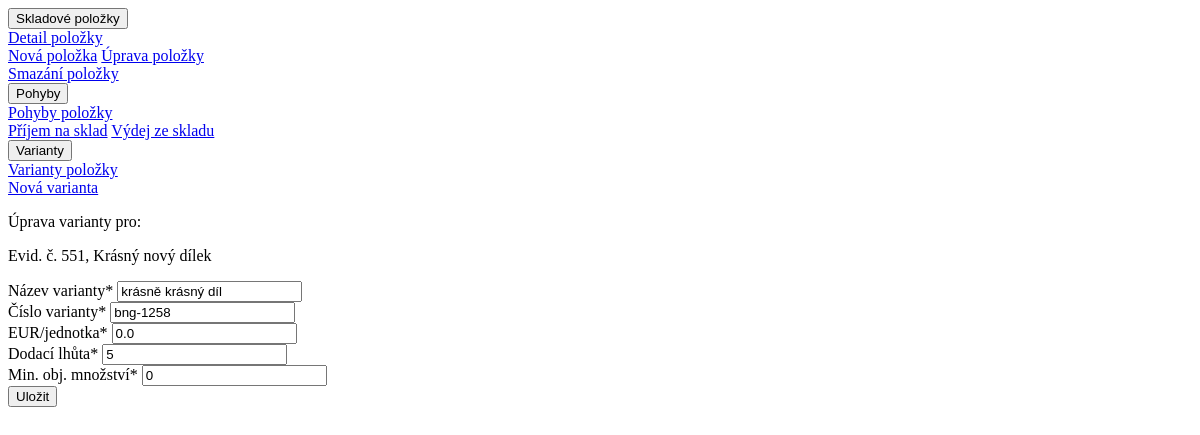
Before: /sklad/507/update_varianty/ (signed in) with the older database file.
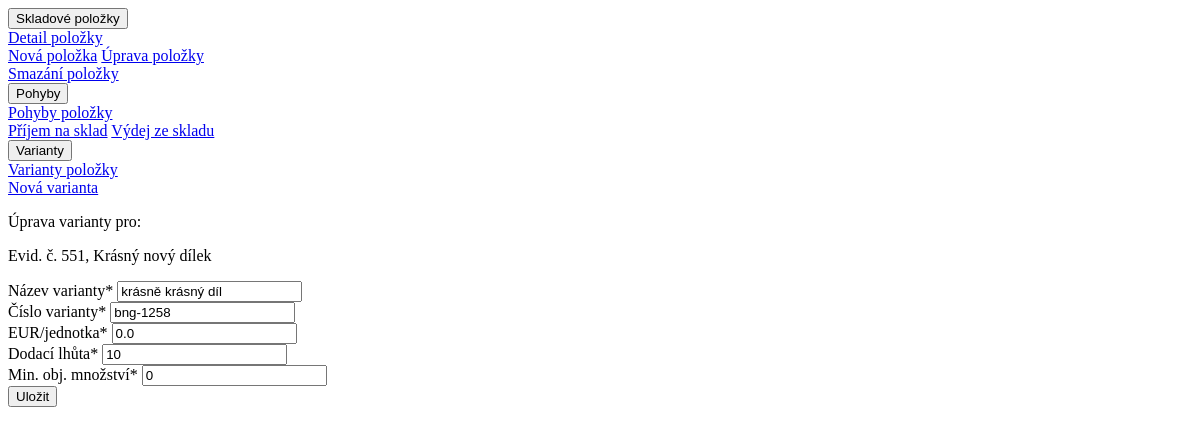
After: the same page with the newer database file.
### hpm_sklad/models.py (models this page shows, shortened)
class Varianty(models.Model):
    class Meta:
        verbose_name_plural = 'Varianty'
        verbose_name = 'Varianta'
    sklad = models.ForeignKey(Sklad, on_delete=models.CASCADE, related_name='varianty_skladu', verbose_name="Skladová položka")
    dodavatel = models.ForeignKey(Dodavatele, on_delete=models.CASCADE, related_name='varianty_dodavatele', verbose_name="Dodavatel")
    nazev_varianty = models.CharField(max_length=255, verbose_name="Název varianty")
    cislo_varianty = models.CharField(max_length=255, null=True, verbose_name="Číslo varianty")
    jednotkova_cena_eur = models.FloatField(default=0.0, validators=[MinValueValidator(0.0)], verbose_name="EUR/jednotka")
    dodaci_lhuta = models.PositiveIntegerField(verbose_name="Dodací lhůta")
    min_obj_mnozstvi = models.PositiveIntegerField(verbose_name="Min. obj. množství")

### hpm_sklad/views.py (the view)
# urls.py: path('sklad/<int:pk>/update_varianty/', views.VariantyUpdateView.as_view(), name='update_varianty'),
class VariantyUpdateView(LoginRequiredMixin, PermissionRequiredMixin, UpdateView):
    model = Varianty
    form_class = VariantyUpdateForm
    template_name = 'hpm_sklad/update_varianty.html'
    success_url = reverse_lazy('sklad')
    permission_required = 'hpm_sklad.update_varianty'
    def get_context_data(self, **kwargs):
        context = super().get_context_data(**kwargs)
        varianta = self.get_object()
        context['skladova_polozka'] = varianta.sklad
        return context

### hpm_sklad/forms.py
class VariantyUpdateForm(forms.ModelForm):
    class Meta:
        model = Varianty
        fields = ["nazev_varianty", "cislo_varianty", "jednotkova_cena_eur", "dodaci_lhuta", "min_obj_mnozstvi", ]
    def __init__(self, *args, **kwargs):
        super(VariantyUpdateForm, self).__init__(*args, **kwargs)
        self.helper = FormHelper(self)
        self.helper.form_class = 'form-grid'
        self.helper.form_method = 'post'
        self.helper.layout = Layout(
            Div(
                Div(*[Field(field) for field in self.Meta.fields], css_class='form-column small'),
                Div(Submit('submit', 'Uložit', css_class="btn btn-sm btn-dark rounded-pill"),
                    css_class='d-flex justify-content-center mt-3'
                    )
                )
            )

### hpm_sklad/models.py (called while the page is built)
    def __str__(self):
        return "Evid. č. " + str(self.evidencni_cislo) + ", " + self.nazev_dilu

### hpm_sklad/templates/hpm_sklad/update_varianty.html (shortened to what this page needs)
{% load static %}
{% load crispy_forms_tags %}
{% include "hpm_sklad/navbar_sklad.html" with object=skladova_polozka %}
<div class="navbar navbar-dark bg-dark my-3 pb-0 align-items-center">
    <div>
        <p class="h6 text-white">Úprava varianty pro:</p>
        <p class="text-white">{{ skladova_polozka|truncatechars:50 }}</p>
    </div>
</div>
<form class="mt-2" method="post" action="{% url 'update_varianty' object.pk %}">
    {% crispy form %}
</form>

Changed rows visible on the page:
changed Varianty "krásně krásný díl": dodaci_lhuta "5" → "10"
